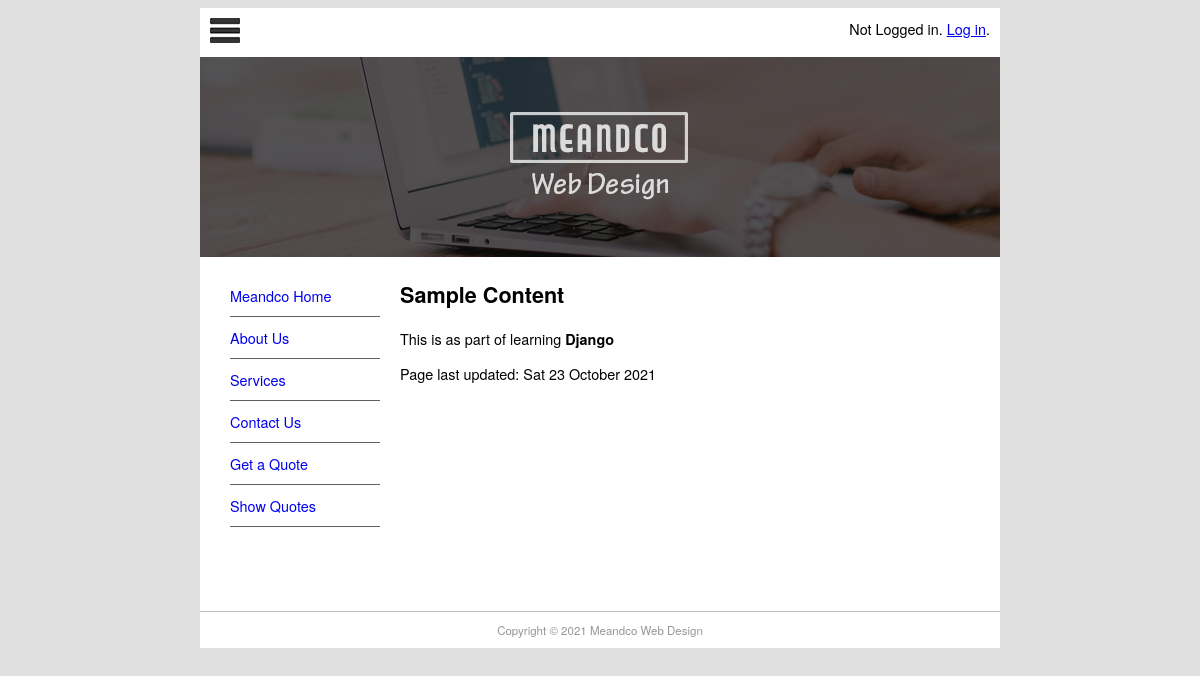
The page / on the database its author committed.
### pages/models.py (models this page shows, shortened)
class Page(models.Model):
    title = models.CharField(max_length=60)
    permalink = models.CharField(max_length=12, unique=True)
    update_date = models.DateTimeField('Last Updated')
    bodytext = models.TextField('Page Content', blank=True)

### pages/views.py (the view)
# urls.py: path('',views.index, {'pagename': ''}, name='home'),
def index(request, pagename):
    pagename = '/'+pagename
    pg = get_object_or_404(Page, permalink=pagename)
    context = {
        'title': pg.title,
        'content': pg.bodytext,
        'last_updated': pg.update_date,
        'page_list':Page.objects.all(),
    }
    return render(request, 'pages/page.html', context)

### pages/templates/pages/page.html (shortened to what this page needs)
{% extends "base.html" %}
{% block content %}
{% autoescape off %}
{{ content }}
{% endautoescape %}
<p>
    Page last updated: {{ last_updated|date:"D d F Y" }}
</p>
{% endblock %}

### mfdw_site/templates/base.html (shortened to what this page needs)
{% load static %}
<!DOCTYPE html>
<html lang="en">
<head>
    <link rel="stylesheet" href="{% static 'main.css' %}" type="text/css">
</head>
<body>
 <div id="wrapper">
     <header id="header">
        <div id="logo"><img src="{% static 'logo.jpg' %}" alt="">
            <span style="float: right;">
                {% if user.is_authenticated %}
                    Hello, {{ user.username }}. <a href="{% url 'logout' %}?next=/">Log out</a>.
                {% else %}
                    Not Logged in. <a href="{% url 'login' %}?next=/">Log in</a>.
                {% endif %}
            </span>
        </div>
         <div id="topbanner">
             <img src="{% static 'top_banner.png' %}" width="800" height="200" alt="">
         </div>
     </header>
     <aside id="leftsidebar">
         <nav id="nav">
            <ul>
                {% block sidenav %}
                    {%  for page in page_list %}
                    <li>
                        <a href="{{ page.permalink }}">{{ page.title }}</a>
                    </li>
                    {% endfor %}
                {% endblock %}
                <li><a href="/contact">Contact Us</a></li>
                <li><a href="/quote/">Get a Quote</a></li>
                <li><a href="/quote/show">Show Quotes</a></li>
            </ul>
         </nav>
     </aside>
     <section id="main">
         {% block content %}{% endblock %}
     </section>
     <footer id="footer">
         Copyright &copy; 2021 Meandco Web Design
     </footer>
 </div>
</body>
</html>

### mfdw_site/static/main.css (style rules this page uses)
#header { border-style: none; width: 800px; height: auto; }
#wrapper { margin-top: 0px; margin-left: auto; margin-right: auto; background-color: #FFFFFF; width: 800px; }
body { background-color: #E0E0E0; font-family: Gotham, "Helvetica Neue",Helvetica, Arial, sans-serif; font-size: 0.9em; text-align: justify; columns: #474747; }
#footer { text-align: center; font-size: 0.8em; margin-top: 5px; padding-top: 10px; padding-bottom: 10px; background-color: #FFFFFF; border-top: thin solid #BBBBBB; clear: both; color: #969696; }
#nav li { padding-top: 10px; padding-bottom: 10px; font-size: 1em; list-style-type: none; border-bottom: thin solid #5f5f5f; color: #4c4c4c; left: 0px; list-style-position: inside; margin-left: -10px; }
#nav li a { text-decoration: none; }
#leftsidebar { width: 180px; height: 350px; float: left; }
#main { width: 560px; float: left; margin-left: 20px; margin-right: 10px; padding-right: 10px; }
#logo { padding: 10px; }

### rows shown on the page
Page: title "Meandco Home", bodytext "Sample Content This is as part of learning Django", update_date "Sat 23 October 2021"
Page: title "About Us"
Page: title "Services"
